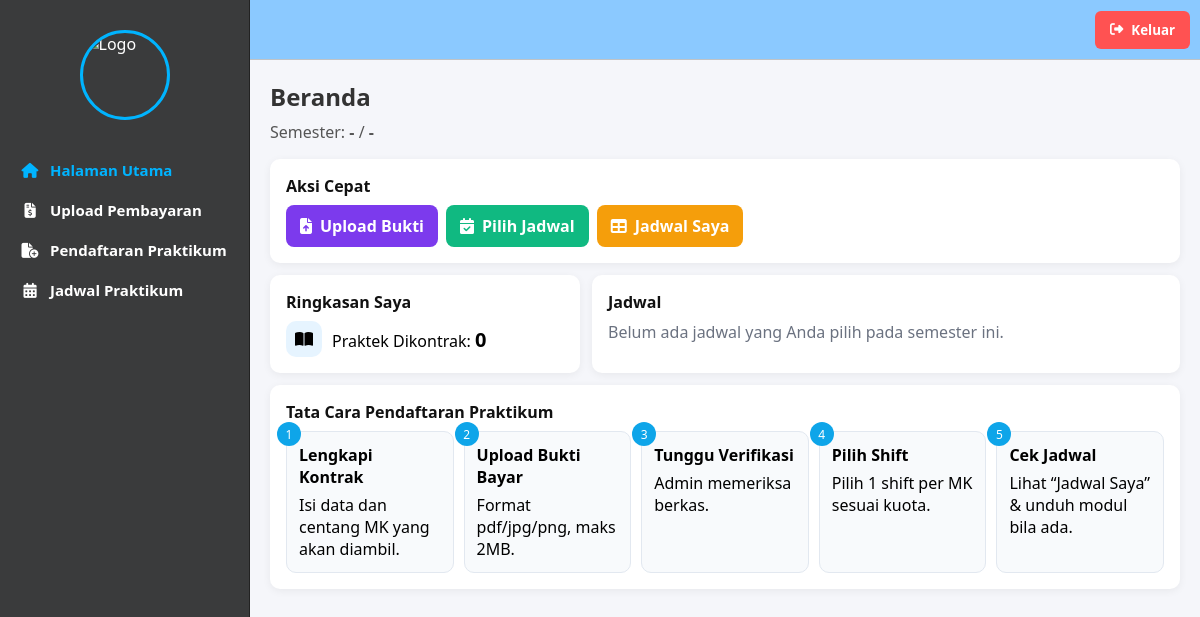
The page /mahasiswa/halaman_utama/halaman_utama.php (signed in) on the database as committed earlier.
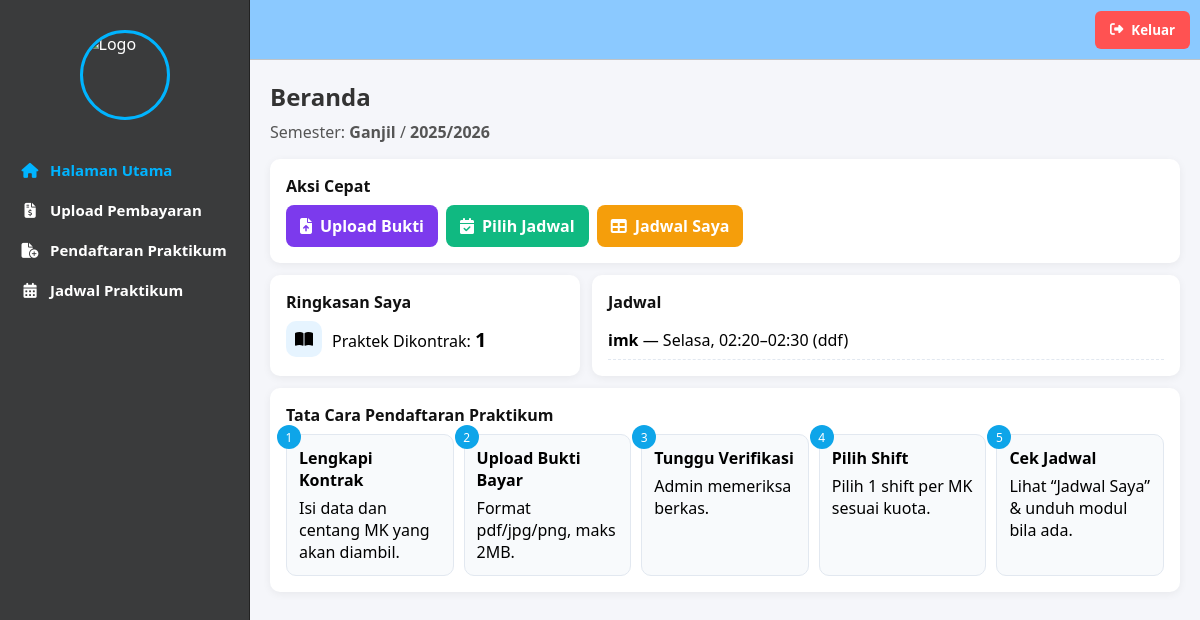
The same page on the database as committed later.
### tables this page shows
CREATE TABLE `semester` (
  `id` int NOT NULL,
  `nama_semester` varchar(50) NOT NULL,
  `tahun_ajaran` varchar(20) NOT NULL,
  `status` enum('Aktif','Tidak Aktif') NOT NULL DEFAULT 'Aktif'
);

CREATE TABLE `kontrak_mk` (
  `id` int NOT NULL,
  `id_mahasiswa` int NOT NULL,
  `id_semester` int DEFAULT NULL,
  `nim` varchar(20) NOT NULL,
  `nama` varchar(100) NOT NULL,
  `no_hp` varchar(20) DEFAULT NULL,
  `mk_dikontrak` varchar(1000) NOT NULL,
  `bukti_pembayaran` varchar(255) DEFAULT NULL,
  `status` enum('Menunggu','Disetujui','Ditolak') DEFAULT 'Menunggu',
  `created_at` timestamp NULL DEFAULT CURRENT_TIMESTAMP
);

CREATE TABLE `jadwal_praktikum` (
  `id` int NOT NULL,
  `id_mk` int NOT NULL,
  `id_dosen` int NOT NULL,
  `id_ruangan` int NOT NULL,
  `id_semester` int NOT NULL,
  `hari` enum('Senin','Selasa','Rabu','Kamis','Jumat','Sabtu','Minggu') NOT NULL,
  `jam_mulai` time NOT NULL,
  `jam_selesai` time NOT NULL,
  `kuota` int NOT NULL,
  `kuota_awal` int DEFAULT NULL,
  `peserta` int NOT NULL DEFAULT '0'
);

CREATE TABLE `matakuliah_praktikum` (
  `id` int NOT NULL,
  `kode_mk` varchar(20) NOT NULL,
  `nama_mk` varchar(100) NOT NULL,
  `sks` int NOT NULL,
  `semester` varchar(10) NOT NULL,
  `id_semester` int DEFAULT NULL,
  `modul` varchar(255) DEFAULT NULL
);

CREATE TABLE `ruangan` (
  `id` int NOT NULL,
  `kode_ruangan` varchar(20) NOT NULL,
  `nama_ruangan` varchar(100) NOT NULL,
  `kapasitas` int NOT NULL,
  `lokasi` varchar(100) NOT NULL
);

### mahasiswa/halaman_utama/halaman_utama.php (the view, shortened to what this page needs)
<?php
include '../../koneksi/sidebarmhs.php';
include '../../koneksi/koneksi.php';
function e($v){ return htmlspecialchars((string)($v ?? ''), ENT_QUOTES, 'UTF-8'); }
$id_mhs = (int)($_SESSION['id_user'] ?? 0);
$sem = mysqli_fetch_assoc(mysqli_query($conn,
  "SELECT id, nama_semester, tahun_ajaran
   FROM semester WHERE status='Aktif' LIMIT 1"));
$id_sem_aktif = (int)($sem['id'] ?? 0);
$kontrak = null;
if ($id_sem_aktif) {
  $kontrak = mysqli_fetch_assoc(mysqli_query($conn,"
    SELECT mk_dikontrak
    FROM kontrak_mk
    WHERE id_mahasiswa=$id_mhs AND id_semester=$id_sem_aktif
    ORDER BY id DESC LIMIT 1
  "));
}
$jumlah_mk = 0;
if (!empty($kontrak['mk_dikontrak'])) {
  $arr = array_filter(array_map('trim', explode(',', $kontrak['mk_dikontrak'])));
  $jumlah_mk = count($arr);
}
$jadwal_list = [];
if ($id_sem_aktif) {
  $q = mysqli_query($conn,"
    SELECT mk.nama_mk, jp.hari, jp.jam_mulai, jp.jam_selesai, r.nama_ruangan
    FROM pilihan_jadwal pj
    JOIN jadwal_praktikum jp ON jp.id = pj.id_jadwal
    JOIN matakuliah_praktikum mk ON mk.id = jp.id_mk
    LEFT JOIN ruangan r ON r.id = jp.id_ruangan
    WHERE pj.id_mahasiswa = $id_mhs AND pj.id_semester = $id_sem_aktif
    ORDER BY FIELD(jp.hari,'Senin','Selasa','Rabu','Kamis','Jumat','Sabtu','Minggu'),
             jp.jam_mulai
  ");
  while($row = mysqli_fetch_assoc($q)) $jadwal_list[] = $row;
}
?>
<!doctype html>
<html lang="id">
<head>
<link rel="stylesheet" href="https://cdnjs.cloudflare.com/ajax/libs/font-awesome/6.5.0/css/all.min.css">
</head>
<body>
<div class="wrap">
  <h2>Beranda</h2>
  <p class="subtle">Semester: <b><?= e($sem['nama_semester'] ?? '-') ?></b> / <b><?= e($sem['tahun_ajaran'] ?? '-') ?></b></p>
  <div class="card" style="margin-bottom:12px">
    <h4>Aksi Cepat</h4>
    <div class="quick">
      <a class="btn violet" href="../pembayaran/pembayaran.php"><i class="fa-solid fa-file-arrow-up"></i> Upload Bukti</a>
      <a class="btn green" href="../pendaftaran/pendaftaran.php"><i class="fa-solid fa-calendar-check"></i> Pilih Jadwal</a>
      <a class="btn amber" href="../jadwal/jadwal.php"><i class="fa-solid fa-table"></i> Jadwal Saya</a>
    </div>
  </div>
  <div class="row">
    <div class="card" style="flex:1;min-width:260px">
      <h4>Ringkasan Saya</h4>
      <div class="kpi">
        <div class="icon"><i class="fa-solid fa-book-open"></i></div>
        <div>Praktek Dikontrak: <span class="val"><?= (int)$jumlah_mk ?></span></div>
      </div>
    </div>
    <div class="card" style="flex:2;min-width:320px">
      <h4>Jadwal</h4>
      <?php if (empty($jadwal_list)): ?>
        <div style="color:#6b7280">Belum ada jadwal yang Anda pilih pada semester ini.</div>
      <?php else: ?>
        <ul class="mini-list">
          <?php foreach ($jadwal_list as $j):
            $jam = e(substr($j['jam_mulai'],0,5)).'–'.e(substr($j['jam_selesai'],0,5));
            $ruang = $j['nama_ruangan'] ? e($j['nama_ruangan']) : '-';
          ?>
            <li><b><?= e($j['nama_mk']) ?></b> — <?= e($j['hari']) ?>, <?= $jam ?> (<?= $ruang ?>)</li>
          <?php endforeach; ?>
        </ul>
      <?php endif; ?>
    </div>
  </div>
  <div class="card" style="margin-top:12px">
    <h4>Tata Cara Pendaftaran Praktikum</h4>
    <div class="steps">
      <div class="step"><b>Lengkapi Kontrak</b> Isi data dan centang MK yang akan diambil.</div>
      <div class="step"><b>Upload Bukti Bayar</b> Format pdf/jpg/png, maks 2MB.</div>
      <div class="step"><b>Tunggu Verifikasi</b> Admin memeriksa berkas.</div>
      <div class="step"><b>Pilih Shift</b> Pilih 1 shift per MK sesuai kuota.</div>
      <div class="step"><b>Cek Jadwal</b> Lihat “Jadwal Saya” & unduh modul bila ada.</div>
    </div>
  </div>
</div>
</body>
</html>

Rows that differ between the two databases and show on the page:
added semester: nama_semester "Ganjil", tahun_ajaran "2025/2026"
added kontrak_mk: mk_dikontrak "1"
added jadwal_praktikum: id_mk.nama_mk "imk", hari "Selasa", jam "02:20–02:30", id_ruangan.nama_ruangan "ddf"
Other text that changed with them:
$sem['nama_semester']: "-" → (not shown)
$sem['tahun_ajaran']: "-" → (not shown)
$jumlah_mk: "0" → (not shown)
text no longer shown: "Belum ada jadwal yang Anda pilih pada semester ini."
